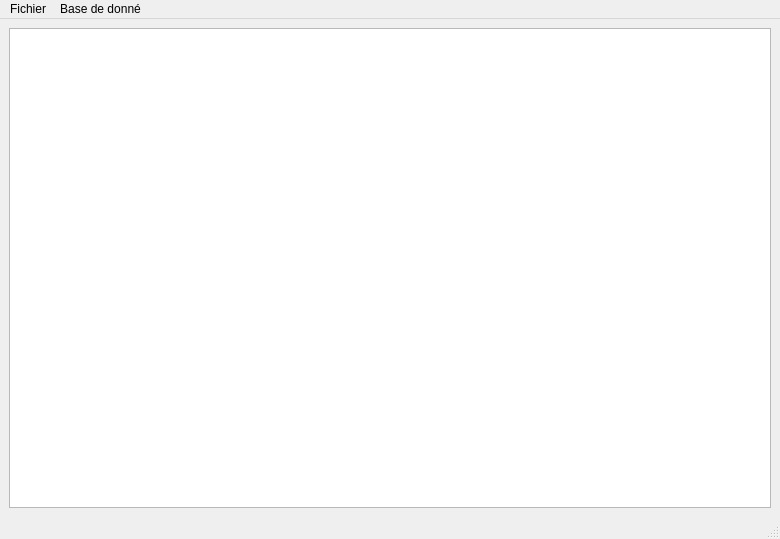
<?xml version="1.0" encoding="UTF-8"?>
<ui version="4.0">
 <class>mainWin</class>
 <widget class="QMainWindow" name="mainWin">
  <property name="geometry">
   <rect>
    <x>0</x>
    <y>0</y>
    <width>780</width>
    <height>539</height>
   </rect>
  </property>
  <property name="windowTitle">
   <string>MainWindow</string>
  </property>
  <widget class="QWidget" name="centralwidget">
   <layout class="QVBoxLayout" name="verticalLayout">
    <item>
     <widget class="QTableView" name="view">
      <property name="editTriggers">
       <set>QAbstractItemView::NoEditTriggers</set>
      </property>
     </widget>
    </item>
   </layout>
  </widget>
  <widget class="QMenuBar" name="menubar">
   <property name="geometry">
    <rect>
     <x>0</x>
     <y>0</y>
     <width>780</width>
     <height>19</height>
    </rect>
   </property>
   <widget class="QMenu" name="menuFichier">
    <property name="title">
     <string>Fichier</string>
    </property>
    <addaction name="open"/>
    <addaction name="save"/>
    <addaction name="saveAs"/>
    <addaction name="separator"/>
    <addaction name="quit"/>
   </widget>
   <widget class="QMenu" name="menuBase_de_donn">
    <property name="title">
     <string>Base de donné</string>
    </property>
    <addaction name="newRc"/>
    <addaction name="separator"/>
    <addaction name="changeWorkingDir"/>
    <addaction name="actionMettre_jour_les_chemins"/>
   </widget>
   <addaction name="menuFichier"/>
   <addaction name="menuBase_de_donn"/>
  </widget>
  <widget class="QStatusBar" name="statusbar"/>
  <action name="open">
   <property name="text">
    <string>Ouvrir</string>
   </property>
  </action>
  <action name="save">
   <property name="text">
    <string>Enregistrer</string>
   </property>
  </action>
  <action name="saveAs">
   <property name="text">
    <string>Enregistrer sous</string>
   </property>
  </action>
  <action name="quit">
   <property name="text">
    <string>Quitter</string>
   </property>
  </action>
  <action name="changeWorkingDir">
   <property name="text">
    <string>Selectionner le repertoire de travaille</string>
   </property>
  </action>
  <action name="actionMettre_jour_les_chemins">
   <property name="text">
    <string>Mettre à jour les chemins</string>
   </property>
  </action>
  <action name="newRc">
   <property name="text">
    <string>Ajouter une ressource</string>
   </property>
  </action>
 </widget>
 <resources/>
 <connections/>
</ui>
